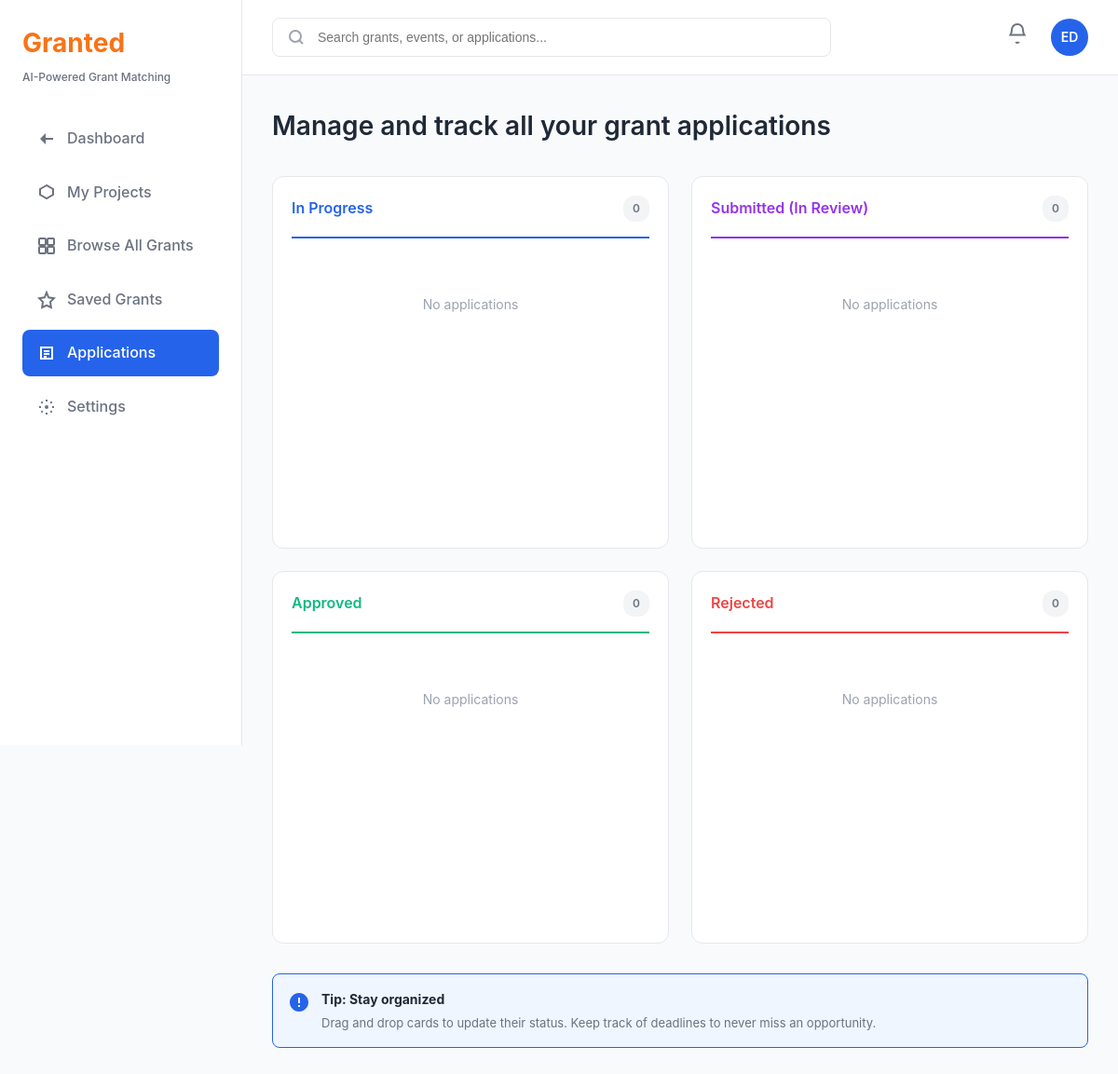
Before: /applications/ (signed in) with the older database file.
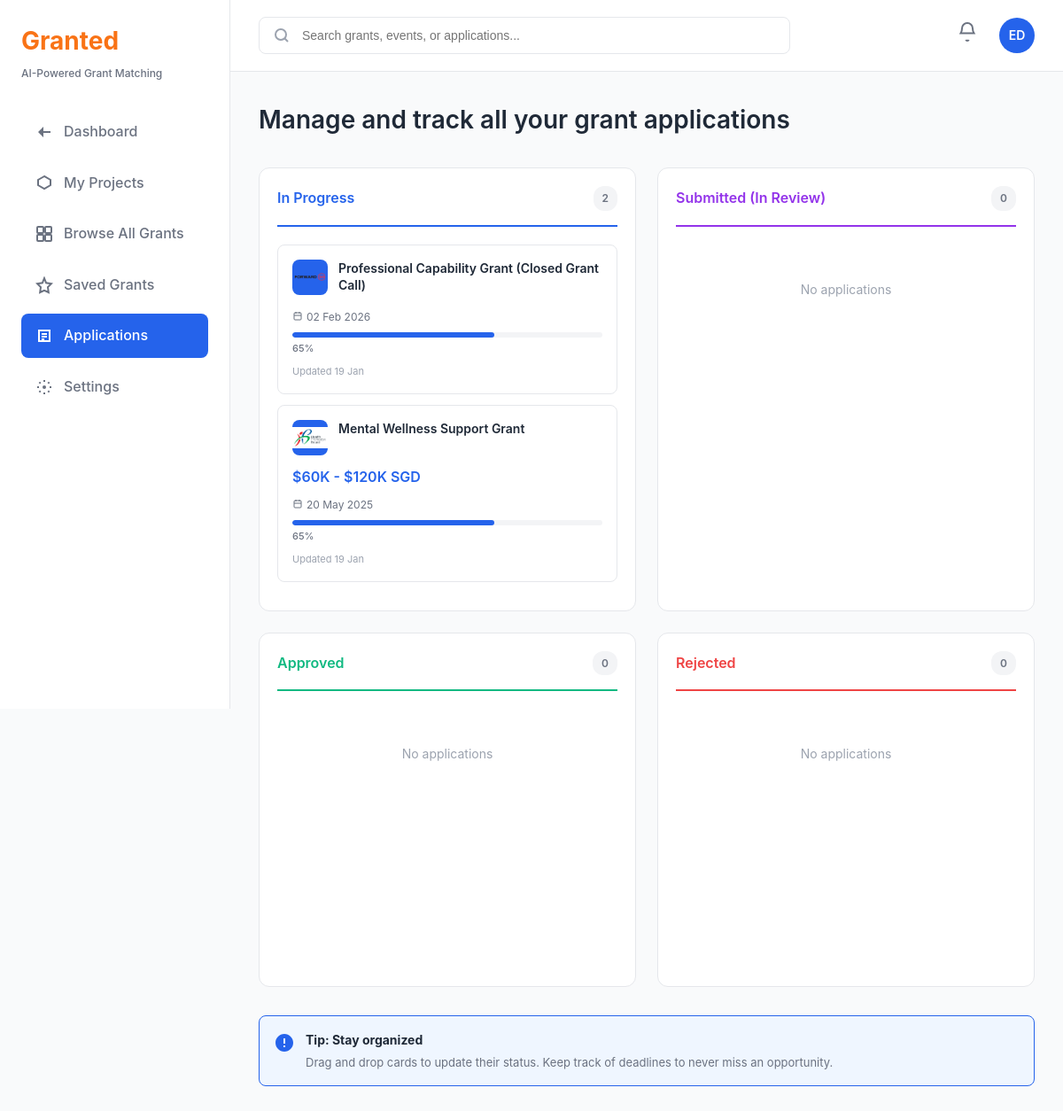
After: the same page with the newer database file.
### grants/models.py (models this page shows, shortened)
class Application(models.Model):
    STATUS_CHOICES = [
        ('in_progress', 'In Progress'),
        ('submitted', 'Submitted (In Review)'),
        ('approved', 'Approved'),
        ('rejected', 'Rejected'),
    ]
    user = models.ForeignKey(User, on_delete=models.CASCADE, related_name='applications')
    project = models.ForeignKey(Project, on_delete=models.CASCADE, related_name='applications', null=True, blank=True)
    grant = models.ForeignKey(Grant, on_delete=models.CASCADE, related_name='applications')
    status = models.CharField(max_length=20, choices=STATUS_CHOICES, default='in_progress')
    submitted_at = models.DateTimeField(null=True, blank=True)
    created_at = models.DateTimeField(auto_now_add=True)
    updated_at = models.DateTimeField(auto_now=True)
    notes = models.TextField(blank=True)
    proposal_title = models.CharField(max_length=300, blank=True, help_text="Editable proposal title")
    community_needs_analysis = models.TextField(blank=True)
    project_objective = models.TextField(blank=True)
    project_uniqueness = models.TextField(blank=True)
    description_of_project = models.TextField(blank=True)
    project_publicity = models.TextField(blank=True)
    project_considerations = models.TextField(blank=True)
    project_evaluation = models.TextField(blank=True)
    last_saved = models.DateTimeField(null=True, blank=True, help_text="Last time proposal was saved")
    class Meta:
        ordering = ['-created_at']

class Grant(models.Model):
    STATUS_CHOICES = [
        ('open', 'Open'),
        ('closed', 'Closed'),
        ('upcoming', 'Upcoming'),
    ]
    title = models.CharField(max_length=300)
    agency = models.ForeignKey(Agency, on_delete=models.CASCADE, related_name='grants')
    description = models.TextField()
    funding_min = models.DecimalField(max_digits=12, decimal_places=2, null=True, blank=True)
    funding_max = models.DecimalField(max_digits=12, decimal_places=2, null=True, blank=True)
    closing_date = models.DateField(null=True, blank=True)
    opening_date = models.DateField(null=True, blank=True)
    duration_years = models.CharField(max_length=50, blank=True)  # e.g., "2-3 years", "1-2 years"
    status = models.CharField(max_length=20, choices=STATUS_CHOICES, default='open')
    eligibility_criteria = models.TextField(blank=True)
    application_url = models.URLField(blank=True)
    icon_name = models.CharField(max_length=50, blank=True)  # For UI icons
    match_score = models.IntegerField(
        default=0,
        validators=[MinValueValidator(0), MaxValueValidator(100)],
        help_text="AI-calculated match score (0-100)"
    )
    created_at = models.DateTimeField(auto_now_add=True)
    updated_at = models.DateTimeField(auto_now=True)
    source_url = models.URLField(blank=True, help_text="URL from OurSG Grants Portal")
    external_id = models.CharField(max_length=100, blank=True, help_text="External ID from source")
    class Meta:
        ordering = ['-match_score', '-closing_date']
        indexes = [
            models.Index(fields=['status', 'closing_date']),
            models.Index(fields=['match_score']),
        ]

### grants/views.py (the view)
# urls.py: path('applications/', views.applications_list, name='applications'),
@login_required
def applications_list(request):
    applications = Application.objects.filter(
        user=request.user
    ).select_related('grant', 'grant__agency', 'project').order_by('-updated_at')
    status_groups = {
        'in_progress': [],
        'submitted': [],
        'approved': [],
        'rejected': [],
    }
    for app in applications:
        if app.status in status_groups:
            status_groups[app.status].append(app)
    context = {
        'applications': applications,
        'status_groups': status_groups,
    }
    return render(request, 'grants/applications.html', context)

### grants/templates/grants/applications.html (shortened to what the changed rows need)
{% extends 'grants/base.html' %}
{% load static %}
{% block content %}
<div class="applications-page">
    <div class="page-header">
        <h1>Manage and track all your grant applications</h1>
    </div>
    <div class="kanban-board" id="kanbanBoard">
        <div class="kanban-column in-progress" data-status="in_progress">
            <div class="kanban-column-header">
                <span class="kanban-column-title">In Progress</span>
                <span class="kanban-column-count">{{ status_groups.in_progress|length }}</span>
            </div>
            <div class="kanban-column-content" ondrop="handleDrop(event)" ondragover="handleDragOver(event)">
                {% for application in status_groups.in_progress %}
                <a href="{% url 'grants:grant_detail' application.grant.id %}" class="application-card" draggable="true" ondragstart="handleDragStart(event)" data-application-id="{{ application.id %}" style="text-decoration: none; color: inherit; display: block;">
                    <div class="application-card-header">
                        {% with agency_lower=application.grant.agency.acronym|lower %}
                        <div class="application-icon" style="position: relative; overflow: hidden;">
                            <img src="{% static 'agency-logos/' %}{{ agency_lower }}.png"
                                 alt="{{ application.grant.agency.name }}"
                                 style="position: absolute; top: 0; left: 0; width: 100%; height: 100%; object-fit: contain; display: none; border-radius: 6px;"
                                 onload="this.style.display='block'; this.previousElementSibling.style.display='none';"
                                 onerror="tryNextFormat(this, '{{ agency_lower }}')">
                        </div>
                        {% endwith %}
                        <div class="application-info">
                            <div class="application-title">{{ application.grant.title }}</div>
                        </div>
                    </div>
                    <div class="application-funding">
                        {% if application.grant.funding_min and application.grant.funding_max %}
                            ${{ application.grant.funding_min|floatformat:0 }}K - ${{ application.grant.funding_max|floatformat:0 }}K SGD
                        {% elif application.grant.funding_min %}
                            ${{ application.grant.funding_min|floatformat:0 }}K+ SGD
                        {% endif %}
                    </div>
                    <div class="application-deadline">
                        <svg width="12" height="12" viewBox="0 0 12 12" fill="none">
                            <rect x="2" y="2" width="8" height="8" rx="1" stroke="currentColor" stroke-width="1"/>
                            <path d="M4 1V3M8 1V3M2 5H10" stroke="currentColor" stroke-width="1"/>
                        </svg>
                        {% if application.grant.closing_date %}
                            {{ application.grant.closing_date|date:"d M Y" }}
                        {% else %}
                            TBA
                        {% endif %}
                    </div>
                    <div class="application-progress">
                        <div class="progress-bar-container">
                            <div class="progress-bar" style="width: 65%"></div>
                        </div>
                        <div class="progress-percentage">65%</div>
                    </div>
                    <div class="application-updated">Updated {{ application.updated_at|date:"d M" }}</div>
                </a>
                {% empty %}
                <div class="empty-column">No applications</div>
                {% endfor %}
            </div>
        </div>
    </div>
</div>
{% endblock %}

Changed rows visible on the page:
added Application: shows a picture, grant "Professional Capability Grant (Closed Grant Call)", grant.closing_date "02 Feb 2026", updated_at "19 Jan"
added Application: shows a picture, grant "Mental Wellness Support Grant", grant.funding_min "60", grant.funding_max "120", grant.closing_date "20 May 2025", updated_at "19 Jan"
Other visible differences:
{{ status_groups.in_progress|length }}: "0" → "2"
text no longer shown: "No applications"
